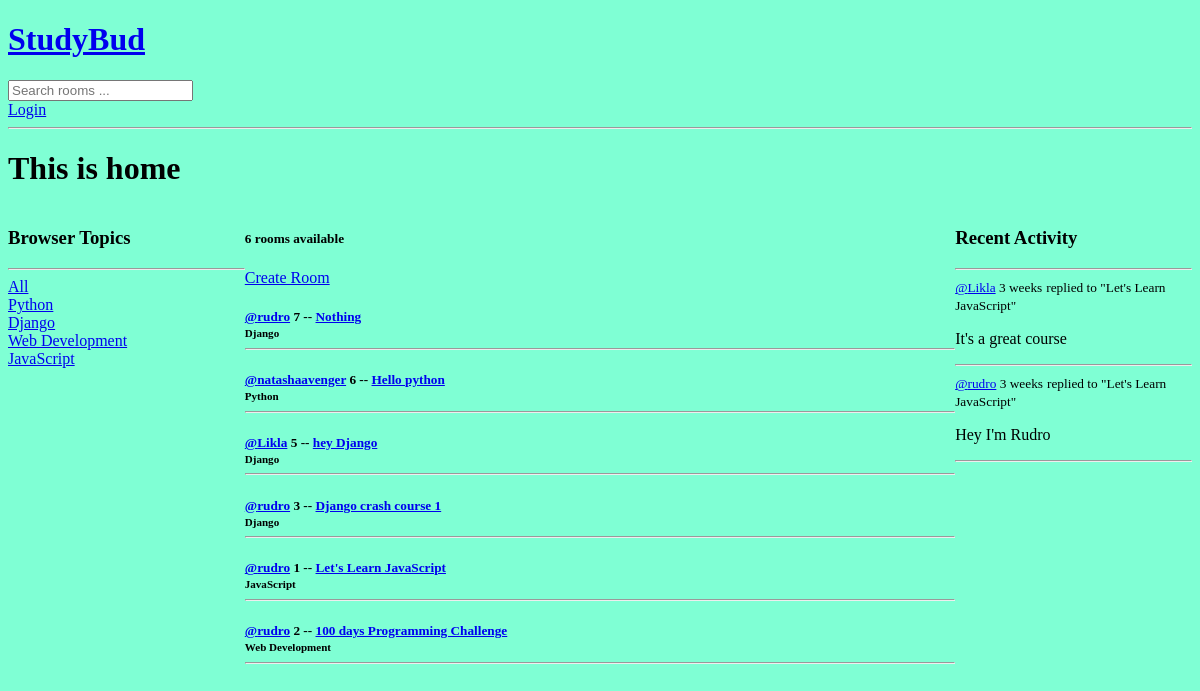
The app's page /, older data.
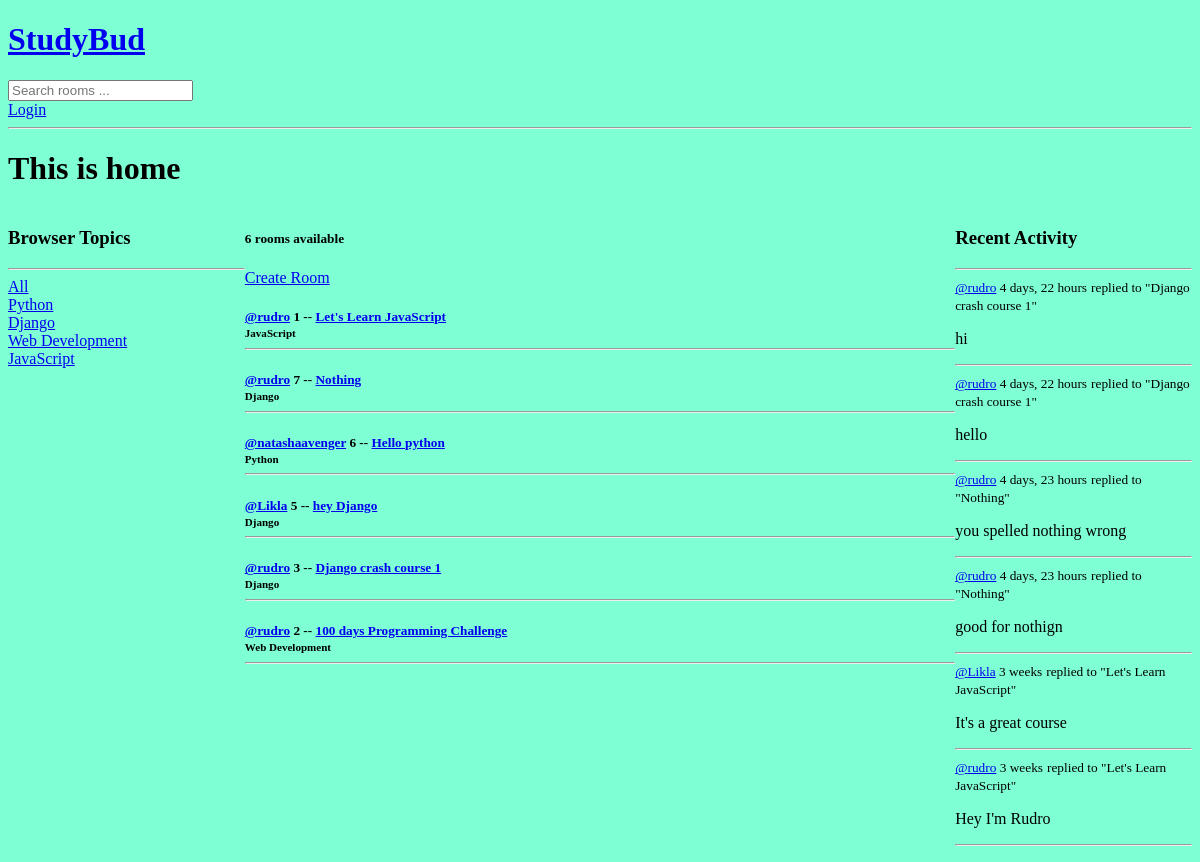
The same page, newer data.
### base/models.py (models this page shows, shortened)
class Topic(models.Model):
    name = models.CharField(max_length=200)

class Room(models.Model):
    host = models.ForeignKey(User, on_delete=models.SET_NULL, null=True)
    topic = models.ForeignKey(Topic, on_delete=models.SET_NULL, null=True)
    name =models.CharField(max_length=200)
    description = models.TextField(null=True, blank=True)
    participants = models.ManyToManyField(User, related_name='participants', blank=True)
    updated = models.DateTimeField(auto_now=True)
    created = models.DateTimeField(auto_now_add=True)
    class Meta:
        ordering = ['-updated', '-created']
    def __str__(self):
        return self.name

class Message(models.Model):
    user = models.ForeignKey(User, on_delete=models.CASCADE)
    room = models.ForeignKey(Room, on_delete=models.CASCADE)
    body = models.TextField()
    updated = models.DateTimeField(auto_now=True)
    created = models.DateTimeField(auto_now_add=True)
    class Meta:
        ordering = ['-updated', '-created']
    def __str__(self):
        return self.body[0:50]

### base/views.py (the view)
# urls.py: path('', views.home, name='home'),
def home(request):
     q = request.GET.get('q') if request.GET.get('q') != None else ''
     room_messages = Message.objects.filter(Q(room__topic__name__icontains= q) |
                                           Q(body__icontains = q )
                                           )
     rooms = Room.objects.filter(Q(topic__name__icontains= q) |
                                  Q(name__icontains = q ) |
                                  Q(description__icontains = q )|
                                  Q(host__username__icontains=q)
                                  )
     topics = Topic.objects.all()
     room_count = rooms.count()
     context = {'rooms': rooms, 'topics': topics, 'room_count': room_count , 'room_messages': room_messages}
     return render(request, 'base/home.html', context)

### base/templates/base/home.html (shortened to what this page needs)
{% extends "main.html" %} {% block content %}
<h1>This is home</h1>
<div class="home-container">
  <div>{% include 'base/topics_component.html' %}</div>
  <div>
    <h5>{{room_count}} rooms available</h5>
    <a href="{% url 'create-room' %}">Create Room</a>
    <div>{% include "base/feed_component.html" %}</div>
  </div>
  <div>{% include 'base/activity_component.html' %}</div>
</div>
{%endblock content%}

### base/templates/base/topics_component.html
<h3>Browser Topics</h3>
<hr />
<div>
  <a href="{% url 'home' %}">All </a>
</div>
{% for topic in topics %}
<div>
  <a href="{% url 'home' %}?q={{topic.name}}">{{ topic.name }}</a>
</div>
{% endfor %}

### base/templates/base/feed_component.html (shortened to what this page needs)
{%for room in rooms%}
<div>
  <h5>
    <a href=" {%url 'user-profile' room.host.id %}"
      >@{{ room.host.username }}</a
    >
    {{ room.id }} -- <a href="{% url 'room' room.id %}">{{ room.name }}</a>
    <br />
    <small>{{ room.topic.name }}</small>
    <hr />
  </h5>
</div>
{%endfor%}

### base/templates/base/activity_component.html (shortened to what this page needs)
<h3>Recent Activity</h3>
<hr />
{% for message in room_messages %}
<div>
  <small
    ><a href="{%url 'user-profile' message.user.id%}">@{{message.user}}</a>
    {{message.created|timesince}}</small
  >
  <small>replied to "{{message.room}}"</small>
  <p>{{message}}</p>
  <hr />
</div>
{%endfor%}

Row changes from the older to the newer data that the page shows:
changed Room "Let's Learn JavaScript": moves up the list
added Message: user "rudro", created "4 days, 22 hours", room "Django crash course 1", body "hi"
added Message: user "rudro", created "4 days, 22 hours", room "Django crash course 1", body "hello"
added Message: user "rudro", created "4 days, 23 hours", room "Nothing", body "you spelled nothing wrong"
added Message: user "rudro", created "4 days, 23 hours", room "Nothing", body "good for nothign"
